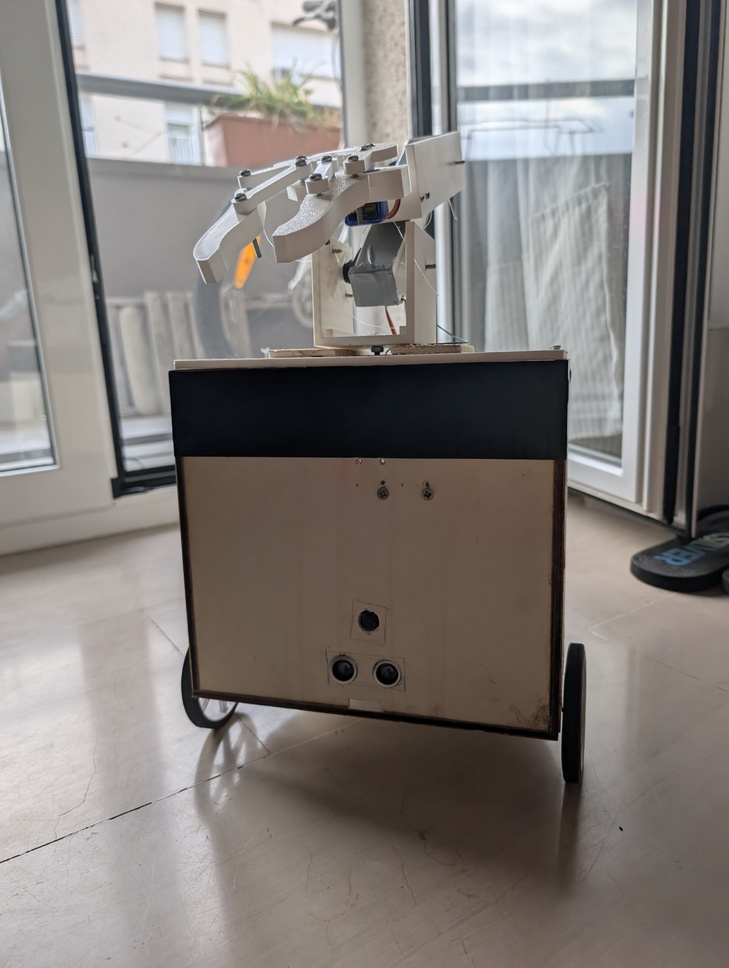
#> input picture documents/Tentacar.jpeg, 729 x 968 px, shrunk from 3072 x 4080 before the run
$ python -i wall_detection_module.py   (imports and definitions only)   (older library calls are emulated)
#> lines starting #> are read from the running program, lines starting #| are printed output that depends on the picture; after the words box and inside, x2 and y2 are one past the last pixel; in counts of white or black regions, pixels touching at a corner belong together
#> further down, picture is the input picture: shape (968, 729, 3); mean B, G, R 122.1, 125.6, 131
import cv2
OBJECT_THRESHOLD = 120 # pixel

def objectes_petits(det):

    objectes = []
    for detection in det:
        bbox = detection.bounding_box
        bbox_w = bbox.xmax - bbox.xmin
        if (bbox_w <= OBJECT_THRESHOLD):
            objectes.append(detection)
    return objectes

# OPCION 1
def is_pared1(image):
    gray = cv2.cvtColor(image, cv2.COLOR_BGR2GRAY)
    blur = cv2.GaussianBlur(gray, (5,5), 0)
    edges = cv2.Canny(blur, 50, 150)
    contours = cv2.findContours(edges, cv2.RETR_EXTERNAL, cv2.CHAIN_APPROX_SIMPLE)
    img_area = image.shape[0] * image.shape[1]

    laplacian = cv2.Laplacian(blur, cv2.CV_64F).var()
    if laplacian < 100:
        textura = True

    for cnt in contours:
        area = cv2.contourArea(cnt)
        if (area > 0.7 * img_area) and textura:
            return True
    return False


def is_pared2(image):
    gray = cv2.cvtColor(image, cv2.COLOR_BGR2GRAY)
    blur = cv2.GaussianBlur(gray, (5,5), 0)
    edges = cv2.Canny(blur, 50, 150)
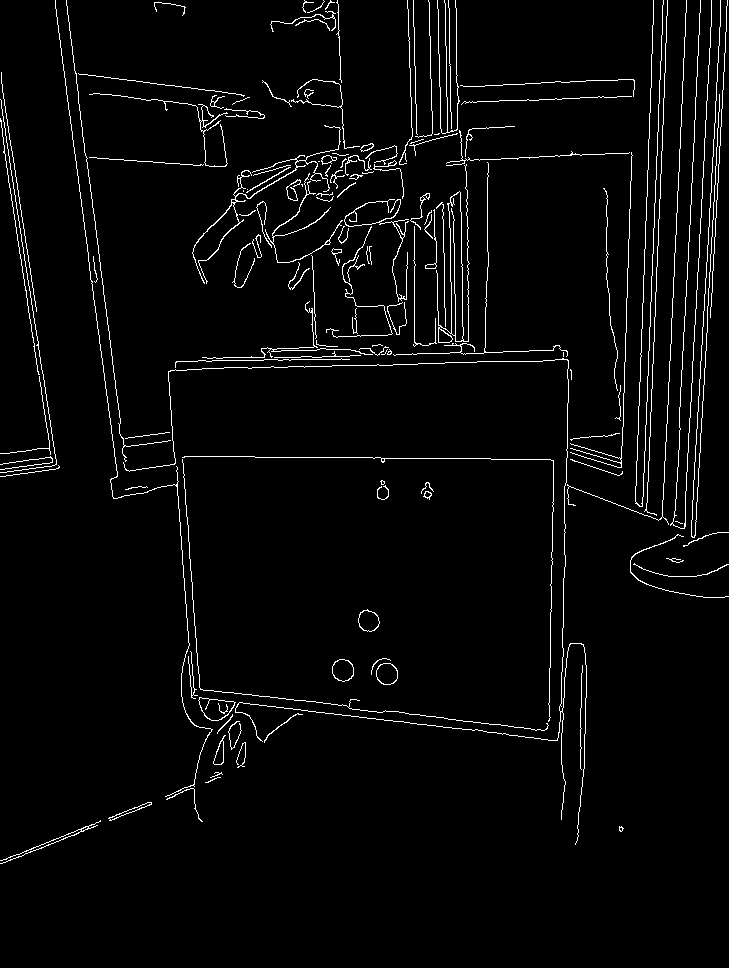
#> edges: shape (968, 729); 3.1% white in thin lines or dots, all inside (x1, y1, x2, y2) = (0, 0, 729, 864)
    contours = cv2.findContours(edges, cv2.RETR_EXTERNAL, cv2.CHAIN_APPROX_SIMPLE)
#> contours = 136 contours, 106 with area under 20; largest, box (x1, y1, x2, y2) and area: (436, 164, 470, 343) 1780, (198, 697, 236, 721) 561, (332, 659, 354, 682) 373, (376, 663, 398, 685) 367, (358, 609, 380, 632) 344
    img_area = image.shape[0] * image.shape[1]
#> img_area = 705672

    for cnt in contours:
        perimeter = cv2.arcLength(cnt, True)
        approx = cv2.approxPolyDP(cnt, 0.02 * perimeter, True)
        if len(approx) == 4:
            x, y, w, h = cv2.boundingRect(approx)
            aspect_ratio = float(w)/h
            if 1.3 < aspect_ratio < 2.5:
                return True
#> this loop made 1 pass
    return False

>>> import cv2
>>> picture = cv2.imread('../documents/Tentacar.jpeg')
#> (the run stopped early here; a loop or call above may not have finished)
